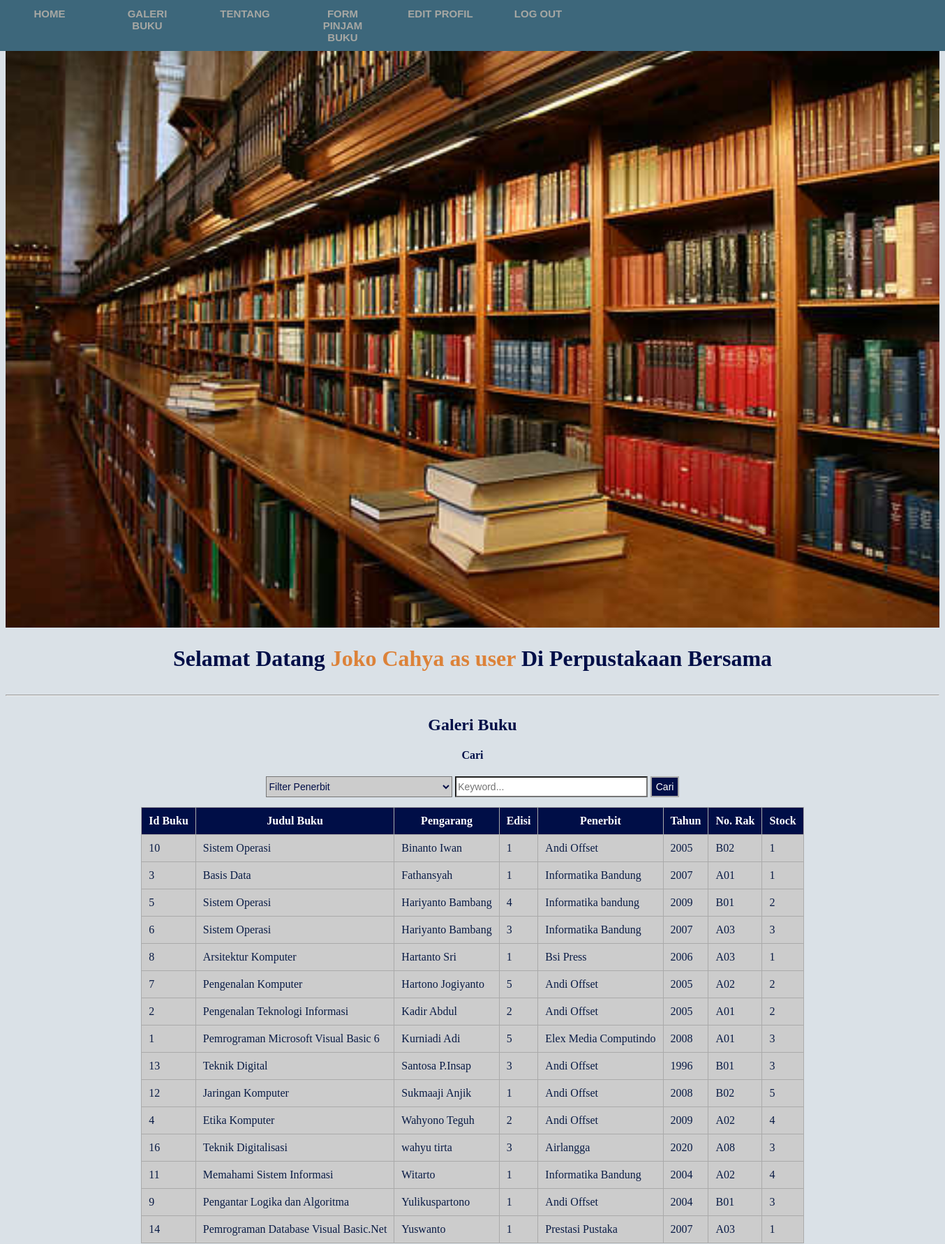
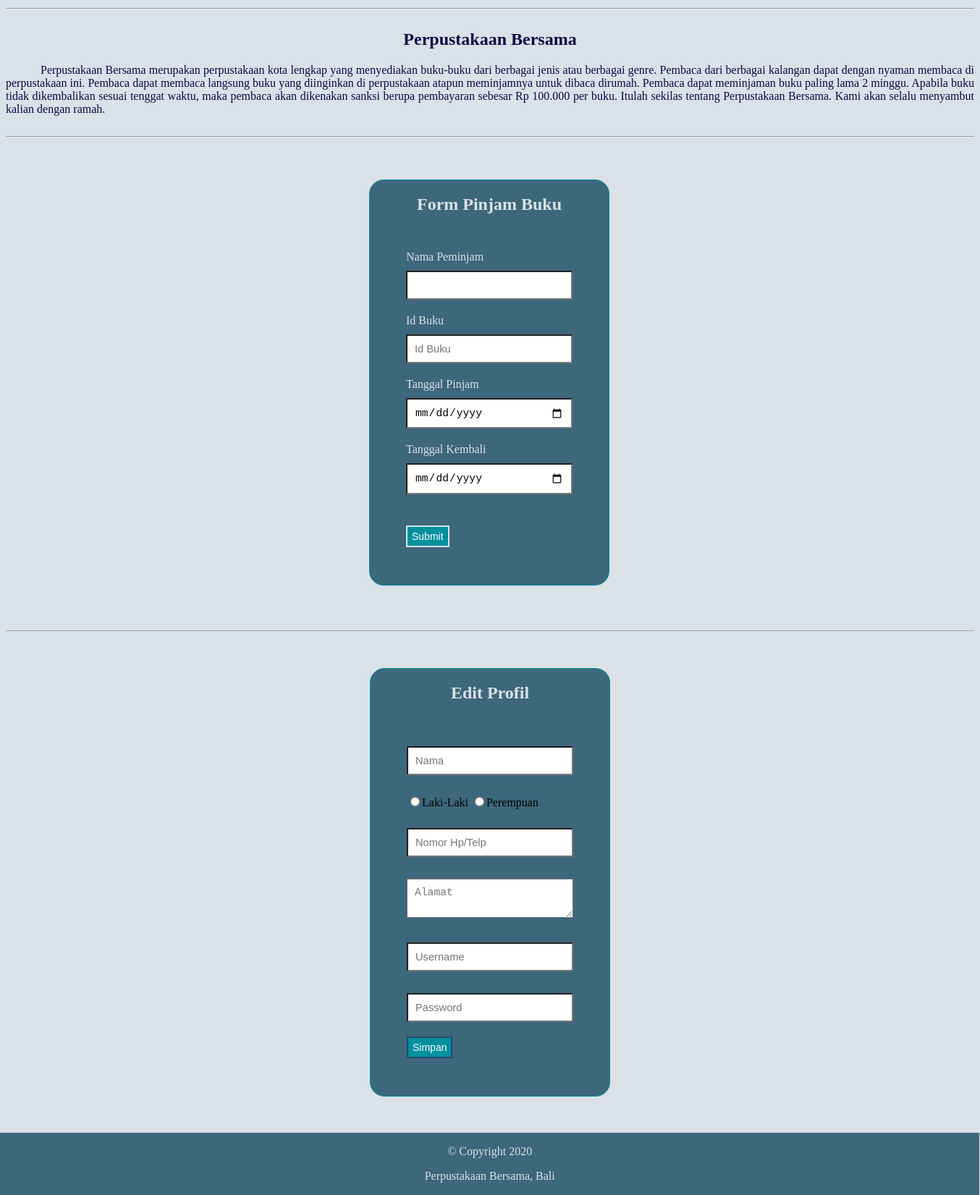
The app's page /index.php?order=pengarang_buku&&sort=ASC (signed in) with its own data (2 pictures, top to bottom).
### tables this page shows
CREATE TABLE `buku` (
  `id_buku` int(11) NOT NULL,
  `judul_buku` varchar(50) NOT NULL,
  `pengarang_buku` varchar(30) NOT NULL,
  `edisi_buku` varchar(5) NOT NULL,
  `penerbit` varchar(30) NOT NULL,
  `tahun_terbit` int(5) NOT NULL,
  `no_rak` varchar(5) NOT NULL,
  `stock_buku` int(3) NOT NULL
);

### index.php (the view, shortened to what this page needs)
<!DOCTYPE html>
<html>
<head>
	<link rel="stylesheet" type="text/css" href="CSS/index.css">
</head>
<body>
	<nav class="navigasi">
        <ul>
            <li><a href="#section1">Home</a></li>
            <li><a href="#section2">Galeri Buku</a></li>
            <li><a href="#section3">Tentang</a></li>
            <li><a href="#section4">Form Pinjam Buku</a></li>
            <li><a href="#section5">Edit Profil</a></li>
            <li><a href="logout.php">Log Out</a></li>
        </ul>
    </nav>
    <div id="section1">
        <img src="Gambar/gedung_perpustakaan.jpg">
        <h1>Selamat Datang <b style="color: #DC8239;"><?php echo $_SESSION['name'];?> as <?php echo $_SESSION['status'];?> </b> Di Perpustakaan Bersama</h1>
    </div>
    <hr>
    <div id="section2">
        <h2>Galeri Buku</h2>
        <?php
            $s_penerbit="";
            $s_keyword="";
            $sort = 'ASC';
            $newsort = 'ASC';
            if (isset($_GET['order'])) {
                $order = $_GET['order'];
                $sort = $_GET['sort'];
                if ($sort == 'DESC') {
                    $newsort = 'ASC';
                }
                else{
                    $newsort = 'DESC';
                }
            }else{
                $order = 'id_buku';
            }
        ?>
        <form method="GET" action="" align="center">
        <h4>Cari</h4>
        <select name="s_penerbit" id="s_penerbit">
            <option value="">Filter Penerbit</option>
        </select>
        <input type="text" name="s_keyword" placeholder="Keyword..." id="s_keyword" value="<?php echo $s_keyword; ?>">
        <button id="search" name="search">Cari</button>
    </form>
    <table align="center" cellpadding="20">
        <thead>
            <tr>
                <th>Id Buku</th>
                <th><a href="?order=judul_buku&&sort=<?php echo $newsort; ?>">Judul Buku</a></th>
                <th><a href="?order=pengarang_buku&&sort=<?php echo $newsort; ?>">Pengarang</a></th>
                <th><a href="?order=edisi_buku&&sort=<?php echo $newsort; ?>">Edisi</a></th>
                <th><a href="?order=penerbit&&sort=<?php echo $newsort; ?>">Penerbit</a></th>
                <th><a href="?order=tahun_terbit&&sort=<?php echo $newsort; ?>">Tahun</a></th>
                <th><a href="?order=no_rak&&sort=<?php echo $newsort; ?>">No. Rak</a></th>
                <th><a href="?order=stock_buku&&sort=<?php echo $newsort; ?>">Stock</a></th>
            </tr>
        </thead>
        <tbody>
            <?php
                include "koneksi.php";
                $search_penerbit = '%'.$s_penerbit.'%';
                $search_keyword = '%'.$s_keyword.'%';
                $query = "SELECT * FROM buku WHERE penerbit LIKE ? AND (judul_buku LIKE ? OR pengarang_buku LIKE ? OR edisi_buku LIKE ? OR tahun_terbit LIKE ? OR no_rak LIKE ? OR stock_buku LIKE ?) ORDER BY $order $sort";
                $buku1 = mysqli_prepare($conn, $query) or die(mysqli_error($conn));
                mysqli_stmt_bind_param($buku1, "sssssss", $search_penerbit, $search_keyword, $search_keyword, $search_keyword, $search_keyword, $search_keyword, $search_keyword);
                mysqli_stmt_execute($buku1);
                $hasil = mysqli_stmt_get_result($buku1);
                if (mysqli_num_rows($hasil) > 0) {
                    while ($rows = mysqli_fetch_assoc($hasil)) {
                        $id_buku = $rows['id_buku'];
                        $judul_buku = $rows['judul_buku'];
                        $pengarang_buku = $rows['pengarang_buku'];
                        $edisi_buku = $rows['edisi_buku'];
                        $penerbit = $rows['penerbit'];
                        $tahun_terbit = $rows['tahun_terbit'];
                        $no_rak = $rows['no_rak'];
                        $stock_buku = $rows['stock_buku'];
            ?>
                <tr>
                    <td><?php echo $id_buku; ?></td>
                    <td><?php echo $judul_buku; ?></td>
                    <td><?php echo $pengarang_buku; ?></td>
                    <td><?php echo $edisi_buku; ?></td>
                    <td><?php echo $penerbit; ?></td>
                    <td><?php echo $tahun_terbit; ?></td>
                    <td><?php echo $no_rak; ?></td>
                    <td><?php echo $stock_buku; ?></td>
                </tr>
                <?php } } else { ?>
                <tr>
                    <td colspan="9" align="center">Tidak Ada Data Ditemukan</td>
                </tr>
                <?php } ?>
        </tbody>
    </table>
    </div>
    <hr>
    <div id="section3">
        <h2>Perpustakaan Bersama</h2>
        <p> Perpustakaan Bersama merupakan perpustakaan kota lengkap yang menyediakan buku-buku dari berbagai jenis atau berbagai genre. Pembaca dari berbagai kalangan dapat dengan nyaman membaca di perpustakaan ini. Pembaca dapat membaca langsung buku yang diinginkan di perpustakaan atapun meminjamnya untuk dibaca dirumah. Pembaca dapat meminjaman buku paling lama 2 minggu. Apabila buku tidak dikembalikan sesuai tenggat waktu, maka pembaca akan dikenakan sanksi berupa pembayaran sebesar Rp 100.000 per buku. Itulah sekilas tentang Perpustakaan Bersama. Kami akan selalu menyambut kalian dengan ramah.</p>
    </div>
    <hr>
    <div id="section4">
       <h2 align="center">Form Pinjam Buku</h2>
       <form method="POST" action="pinjam.php">
            <label>Nama Peminjam</label><br>
            <input type="text" id="nama_pinjam" name="nama_pinjam" value="<?php echo $_SESSION['username'];?>"><br>
            <label>Id Buku</label><br>
            <input type="text" id="id_buku" name="id_buku" placeholder="Id Buku"></td><br>
            <label>Tanggal Pinjam</label><br>
            <input type="date" id="tgl_pinjam" name="tgl_pinjam"></td><br>
            <label>Tanggal Kembali</label><br>
            <input type="date" id="tgl_kembali" name="tgl_kembali"></td><br>
            <input type="submit" id="pinjam" name="pinjam" value="Submit"></td><br>
       </form>
    </div>
    <hr>
    <div id="section5">
        <h2>Edit Profil</h2>
        <form method="POST" action="edit_profil.php">
            <input type="text" name="nama" placeholder="Nama">
            <input type="radio" name="jk" value="Laki-Laki">Laki-Laki
            <input type="radio" name="jk" value="Perempuan">Perempuan
            <input type="text" name="no_hp" placeholder="Nomor Hp/Telp"></td>
            <textarea name="alamat" placeholder="Alamat"></textarea></td>
            <input type="text" name="user" placeholder="Username"></td>
            <input type="password" name="pass" placeholder="Password"></td>
            <input type="submit" name="simpan" value="Simpan"></td>
        </form>
    </div>
    <footer>
        <p>&copy Copyright 2020</p>
        <p>Perpustakaan Bersama, Bali</p>
    </footer>
</body>
</html>

### CSS/index.css (style rules this page uses)
* { background-color: #dae1e7; scroll-behavior: smooth; }
.navigasi ul { border: 1px solid #3d677b; padding: 0; margin: 0; list-style: none; font-family: Arial, Helvetica, sans-serif; font-size: 15px; font-weight: bold; width: 100%; background-color: #3d677b; overflow: hidden; position: fixed; top: 0; left: 0; }
.navigasi li { float: left; }
.navigasi li a { display: block; color: #a6a7a3; text-align: center; padding: 10px 20px; text-decoration: none; text-transform: uppercase; font-weight: bold; width: 100px; background-color: #3d677b; }
#section1, #section2, #section3, #section4 { display: inline-block; width: 100%; overflow: hidden; }
#section1 img { width: 100%; }
#section1 h1 { text-align: center; color: #000e47; }
#section2 table { border-collapse: collapse; }
#section2 h2, h4 { text-align: center; color: #000e47; }
#section2 th { background-color: #000e47; border: 1px solid #aaaaaa; text-align:left; color:#ffffff; padding: 10px; text-align: center; }
#section2 th a { background-color: #000e47; text-decoration: none; color: #ffffff; }
#section2 td { background-color: #cccccc; border: 1px solid #aaaaaa; padding: 10px; color: #091b45; }
#section2 form { text-align: center; }
#section2 form select { width: 20%; height: 30px; font-size: 14px; margin-bottom: 1%; cursor: pointer; background-color: #cccccc; color: #000e47; }
#section2 form input[type=text] { width: 20%; height: 24px; font-size: 14px; margin-bottom: 1%; background-color: white; }
#section2 form button { width: auto; height: 30px; font-size: 14px; margin-bottom: 1%; background-color: #000e47; color:#ffffff; border: 2px solid #aaaaaa; cursor: pointer; }
#section3 { color: #000e47; }
#section3 h2 { text-align: center; }
#section3 p { text-align: justify; text-indent: 0.5in; }
#section4 { border: 1px solid #00909e; height: auto; width: 330px; margin: 50px 502px; background-color: #3d677b; border-radius: 20px; }
#section4 form { margin: 50px 50px; background-color: #3d677b; }
#section4 label { font-size: 16px; color: #dae1e7; background-color: #3d677b; }
#section4 h2 { text-align: center; color: #dae1e7; background-color: #3d677b; }
#section4 form input[type=text] { box-sizing : border-box; width: 100%; padding: 10px; font-size: 11pt; margin-top: 10px; margin-bottom: 20px; background-color: white; }
#section4 form input[type=submit] { width: auto; height: 30px; font-size: 14px; margin-bottom: 1%; background-color: #00909e; color:#ffffff; border: 2px solid #dae1e7; cursor: pointer; margin-top: 10%; }
#section4 input[type=date] { box-sizing : border-box; width: 100%; padding: 10px; font-size: 11pt; margin-top: 10px; margin-bottom: 20px; background-color: white; }
#section5 { border: 1px solid #00909e; height: auto; width: 330px; margin: 50px auto; background-color: #3d677b; border-radius: 20px; }
#section5 h2 { text-align: center; color: #dae1e7; background-color: #3d677b; }
#section5 form { margin: 50px 50px; background-color: #3d677b; }
#section5 form input[type=text] { box-sizing : border-box; width: 100%; padding: 10px; font-size: 11pt; margin-top: 10px; margin-bottom: 20px; background-color: white; }
#section5 form input[type=password] { box-sizing : border-box; width: 100%; padding: 10px; font-size: 11pt; margin-top: 10px; margin-bottom: 20px; background-color: white; }
#section5 form input[type=submit] { width: auto; height: 30px; font-size: 14px; margin-bottom: 1%; background-color: #00909e; color:#ffffff; border: 2px solid #27496d; cursor: pointer; }
#section5 form textarea { box-sizing : border-box; width: 100%; padding: 10px; font-size: 11pt; margin-top: 10px; margin-bottom: 20px; background-color: white; }
#section5 form input[type=radio] { margin-top: 10px; margin-bottom: 20px; color: white; }
footer { border: 1px solid #3d677b; width: 101%; height: 100%; background-color: #3d677b; position: relative; bottom: 0; left: 0; right: 0; margin-left: -8px; margin-bottom: -8px; }
footer p { text-align: center; background-color: #3d677b; color: #dae1e7; }

### records on screen
buku: id_buku "10", judul_buku "Sistem Operasi", pengarang_buku "Binanto Iwan", edisi_buku "1", penerbit "Andi Offset", tahun_terbit "2005", no_rak "B02", stock_buku "1"
buku: id_buku "3", judul_buku "Basis Data", pengarang_buku "Fathansyah", edisi_buku "1", penerbit "Informatika Bandung", tahun_terbit "2007", no_rak "A01", stock_buku "1"
buku: id_buku "5", judul_buku "Sistem Operasi", pengarang_buku "Hariyanto Bambang", edisi_buku "4", penerbit "Informatika bandung", tahun_terbit "2009", no_rak "B01", stock_buku "2"
buku: id_buku "6", judul_buku "Sistem Operasi", pengarang_buku "Hariyanto Bambang", edisi_buku "3", penerbit "Informatika Bandung", tahun_terbit "2007", no_rak "A03", stock_buku "3"
buku: id_buku "8", judul_buku "Arsitektur Komputer", pengarang_buku "Hartanto Sri", edisi_buku "1", penerbit "Bsi Press", tahun_terbit "2006", no_rak "A03", stock_buku "1"
buku: id_buku "7", judul_buku "Pengenalan Komputer", pengarang_buku "Hartono Jogiyanto", edisi_buku "5", penerbit "Andi Offset", tahun_terbit "2005", no_rak "A02", stock_buku "2"
buku: id_buku "2", judul_buku "Pengenalan Teknologi Informasi", pengarang_buku "Kadir Abdul", edisi_buku "2", penerbit "Andi Offset", tahun_terbit "2005", no_rak "A01", stock_buku "2"
buku: id_buku "1", judul_buku "Pemrograman Microsoft Visual Basic 6", pengarang_buku "Kurniadi Adi", edisi_buku "5", penerbit "Elex Media Computindo", tahun_terbit "2008", no_rak "A01", stock_buku "3"
buku: id_buku "13", judul_buku "Teknik Digital", pengarang_buku "Santosa P.Insap", edisi_buku "3", penerbit "Andi Offset", tahun_terbit "1996", no_rak "B01", stock_buku "3"
buku: id_buku "12", judul_buku "Jaringan Komputer", pengarang_buku "Sukmaaji Anjik", edisi_buku "1", penerbit "Andi Offset", tahun_terbit "2008", no_rak "B02", stock_buku "5"
buku: id_buku "4", judul_buku "Etika Komputer", pengarang_buku "Wahyono Teguh", edisi_buku "2", penerbit "Andi Offset", tahun_terbit "2009", no_rak "A02", stock_buku "4"
buku: id_buku "16", judul_buku "Teknik Digitalisasi", pengarang_buku "wahyu tirta", edisi_buku "3", penerbit "Airlangga", tahun_terbit "2020", no_rak "A08", stock_buku "3"
buku: id_buku "11", judul_buku "Memahami Sistem Informasi", pengarang_buku "Witarto", edisi_buku "1", penerbit "Informatika Bandung", tahun_terbit "2004", no_rak "A02", stock_buku "4"
buku: id_buku "9", judul_buku "Pengantar Logika dan Algoritma", pengarang_buku "Yulikuspartono", edisi_buku "1", penerbit "Andi Offset", tahun_terbit "2004", no_rak "B01", stock_buku "3"
buku: id_buku "14", judul_buku "Pemrograman Database Visual Basic.Net", pengarang_buku "Yuswanto", edisi_buku "1", penerbit "Prestasi Pustaka", tahun_terbit "2007", no_rak "A03", stock_buku "1"

### other values on screen
$_SESSION['name'] "Joko Cahya"
$_SESSION['status'] "user"
